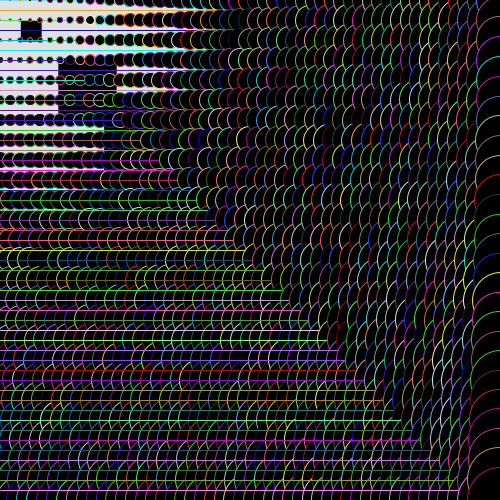
Frame 1 (no input)
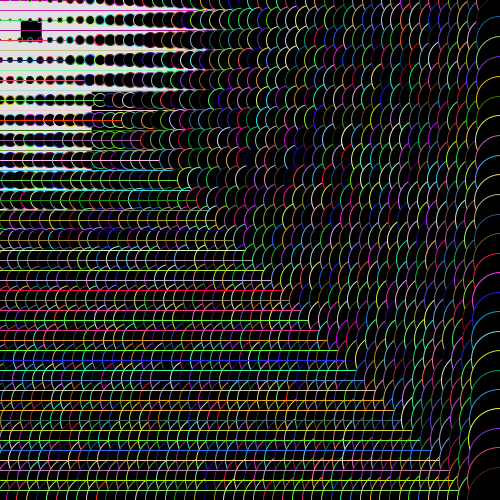
Frame 60 (the mouse pressed at the canvas centre just before this capture)
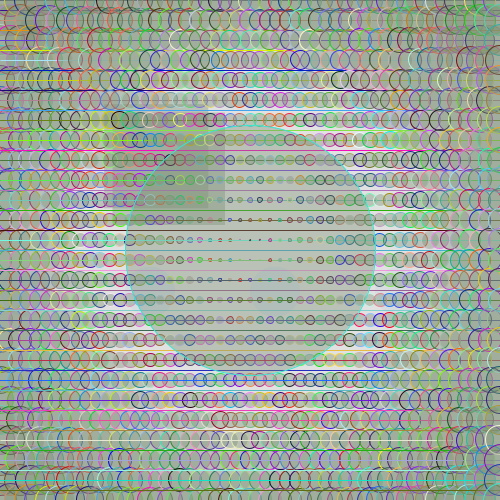
Frame 120 (the mouse held since frame 60 and released just before this capture)

The Processing sketch that drew these frames (run headless with seeded random() and noise(); from frame 60 on, the mouse is pressed at the canvas centre):

// Processing sketch: processing_95390
// ── processing_95390.pde

float maxDistance;
int numEllipse = 5000; //5000 total ellises can be drawn
int currentEllipse = 0; //starts at 0 ellipses

void setup() {
frameRate(40);
size(500, 500);
noStroke();
smooth();
fill(0);
maxDistance = dist(0, 0, width, height);
}

void draw(){
 rect (0, 0, 500, 500);
 Clock (0);
 circle();
 drawEyes();
 
}
 
void Clock(int x) {
background(225);
float s = map(second(), 0, 60, 0, 250);
float m = map(minute(), 0, 60, 0, 250);
float h = map(hour(), 0, 24, 0, 250);
rect(s, s, s, s);
rect(m, m, m, m);
rect(h, h, h, h);
for (int i = 0; i <= width; i += 10) {
for (int j = 0; j <= height; j += 20)
             
{stroke( random(0, 255), random(0, 255), random(0, 255));
line(0, i, 500, i); 
     
float mouseDist = dist(mouseX, mouseY, i, j);
float diameter = (mouseDist / maxDistance) * 66.0;
ellipse(i, j, diameter, diameter);
 
  
}                                   
}
}

void circle() {
  if (mousePressed == true) {
    ellipse(mouseX, mouseY, pmouseX, pmouseY);
  if( currentEllipse < numEllipse - 1) {
    currentEllipse++;
    fill(random(0, 255), random(0, 255), random(0, 255), random(0, 255));
  }
}
}

void drawEyes() {
  noStroke();
  if (mousePressed == true) {
  drawEye(0,400);
  drawEye(100,400);
  drawEye(200,400);
  drawEye(300,400);
  drawEye(400,400);
  drawEye(500,400);
  drawEye(600,400);
  drawEye(700,400);
  drawEye(800,400);
  }
 }
  
void drawEye(float minX, float maxX) {
    
   ellipse(map(mouseX,300,500,minX,maxX), map(mouseY,0,600,250,350), 50, 50);
   
    
}
